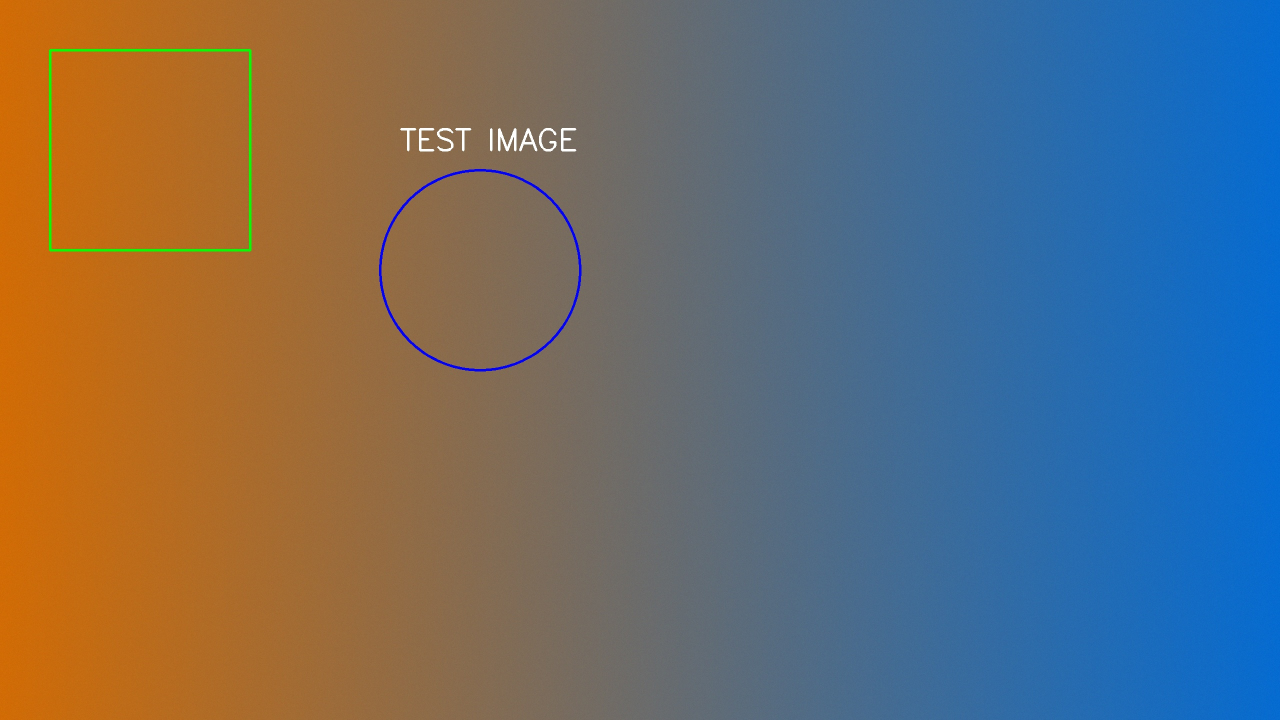
#> input picture test_2K.jpg, 2560 x 1440 px (shown at 1/2 size)
$ python -i sdi_pure_video_compression.py   (imports and definitions only)
#> lines starting #> are read from the running program, lines starting #| are printed output that depends on the picture
#> further down, picture is the input picture: shape (1440, 2560, 3); mean B, G, R 106.9, 107.6, 106.9
#!/usr/bin/env python3
"""
METHOD 1 - COMPRESSION VIDÉO SDI PURE
Pipeline de compression vidéo basé sur les standards SDI pour flux non-compressés
"""

import numpy as np
import cv2
import time
import json
import struct
import zlib
from pathlib import Path
from typing import Tuple, Dict, Any, Optional
import logging

# Configuration du logging
# [1 line not run here, left out]
logger = logging.getLogger(__name__)

class SDIPureVideoCompressor:
    """
    Compresseur vidéo SDI Pure pour flux non-compressés en temps réel
    """

    def __init__(self, width: int = 1920, height: int = 1080, fps: float = 30.0):
        self.width = width
        self.height = height
        self.fps = fps

        # Paramètres SDI
        self.bit_depth = 10
        self.colorspace = 'YUV422'
        self.sampling = '4:2:2'

        # Paramètres de compression
        self.spatial_ratio = 5.0
        self.temporal_ratio = 3.0
        self.entropy_ratio = 2.0
        self.final_ratio = 1.5

        # Métriques
        self.metrics = {
            'frames_processed': 0,
            'total_compression_time': 0.0,
            'original_size': 0,
            'compressed_size': 0,
            'average_fps': 0.0
        }

        # Buffer temporel
        self.temporal_buffer = []
        self.max_buffer_size = 10

        logger.info(f"SDI Pure Video Compressor initialisé: {width}x{height}@{fps}fps")

    def capture_sdi_frame(self, frame_data: np.ndarray) -> np.ndarray:
        """
        Capture et conversion d'une frame SDI
        """
        # Conversion vers YUV422 10-bit
        if len(frame_data.shape) == 3:
            # RGB vers YUV422
            yuv = cv2.cvtColor(frame_data, cv2.COLOR_BGR2YUV_I420)
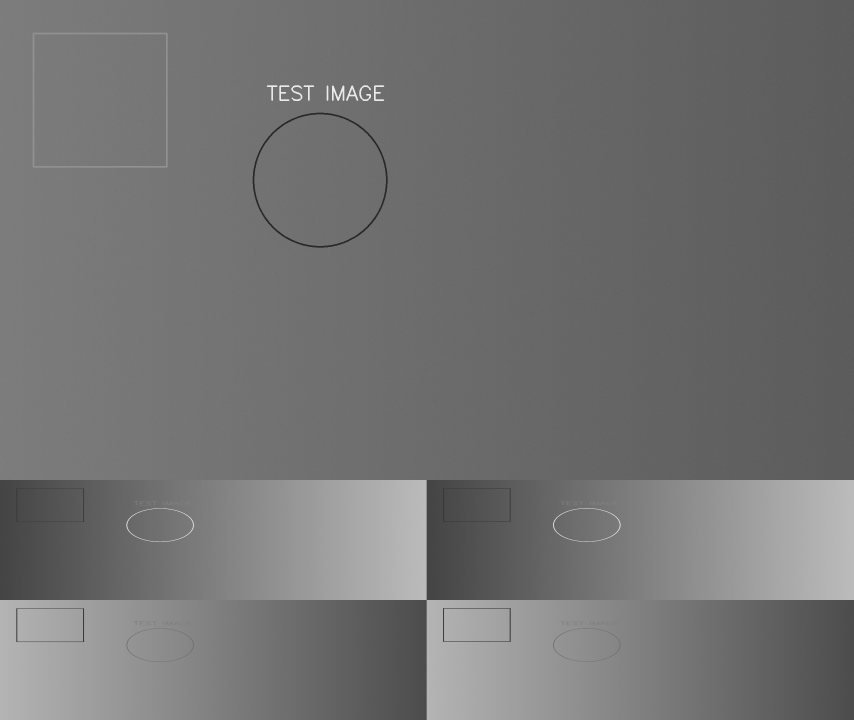
#> yuv: shape (2160, 2560) (shown at 1/3 size); min 34, max 240, mean 114.7

            # Upsampling vers 422 et conversion 10-bit
            y = yuv[0:self.height, 0:self.width].astype(np.uint16) << 2
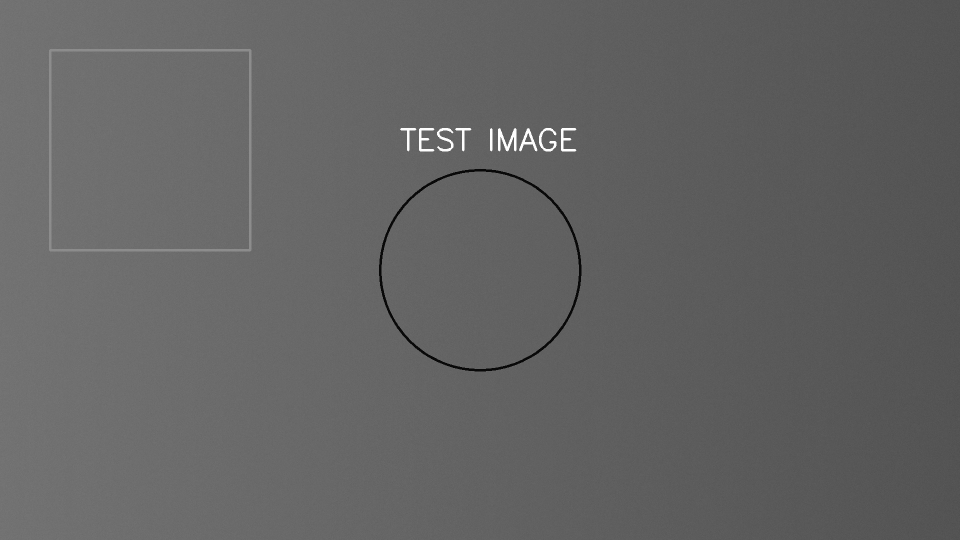
#> y: shape (1080, 1920) uint16 (shown at 1/2 size); min 136, max 940, mean 449.1; drawn with min black and max white
            u = np.repeat(yuv[self.height:self.height+self.height//2, 0:self.width//2], 2, axis=1).astype(np.uint16) << 2
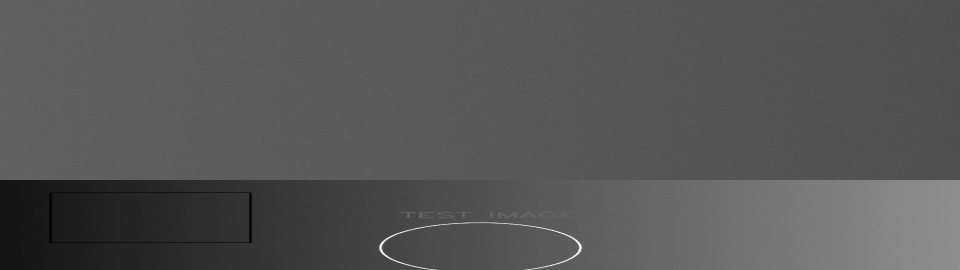
#> u: shape (540, 1920) uint16 (shown at 1/2 size); min 212, max 960, mean 465.9; drawn with min black and max white
            v = np.repeat(yuv[self.height+self.height//2:, 0:self.width//2], 2, axis=1).astype(np.uint16) << 2
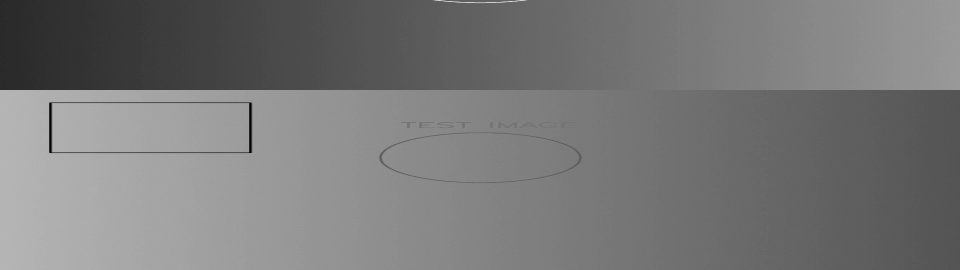
#> v: shape (540, 1920) uint16 (shown at 1/2 size); min 136, max 960, mean 525.3; drawn with min black and max white

            # Intertissage YUV422
            yuv422 = np.zeros((self.height, self.width, 2), dtype=np.uint16)
            yuv422[:, :, 0] = y
#> (the run stopped early here; a loop or call above may not have finished)
